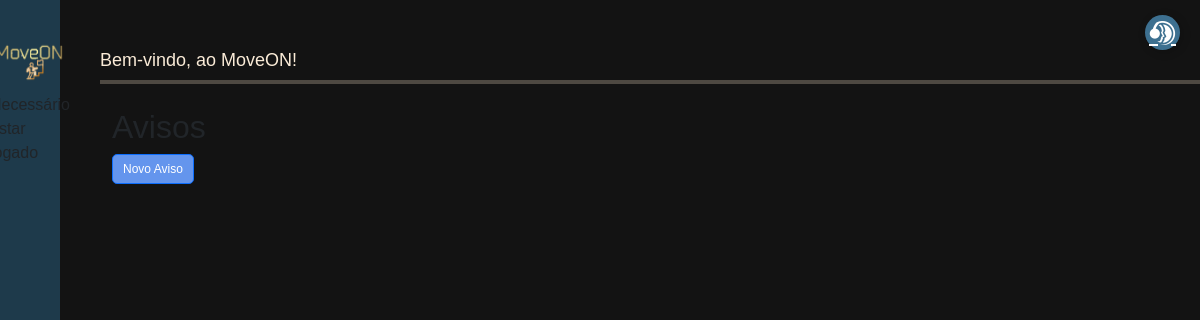
The page /notifications/list on the database as committed earlier.
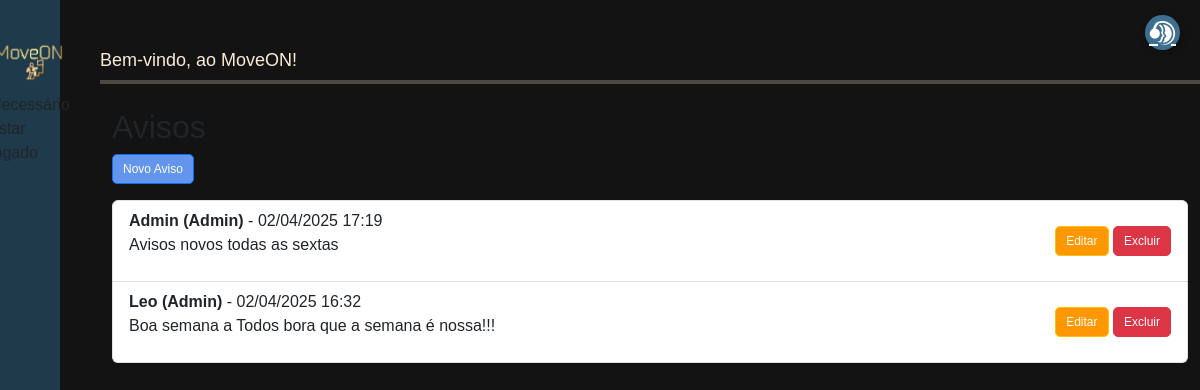
The same page on the database as committed later.
### notification/models.py (models this page shows, shortened)
class Notifications(models.Model):
    resume = models.TextField('Aviso')
    redator = models.ForeignKey(settings.AUTH_USER_MODEL, on_delete=models.CASCADE, null=True, blank=True)
    recipients = models.ManyToManyField(settings.AUTH_USER_MODEL, related_name="notification_recipients", blank=True)
    created_at = models.DateTimeField(auto_now_add=True)
    class Meta:
        verbose_name = "Notificação"
        verbose_name_plural = "Notificações"
        ordering = ["-created_at"]  # Ordena da mais recente para a mais antiga
        db_table = 'notifications'

### move_on/models.py (models this page shows)
class User(AbstractUser):
    client = models.ForeignKey(Profile, on_delete=models.CASCADE, related_name="users", null=True, blank=True, db_column='client')
    role = models.ForeignKey(Role, on_delete=models.SET_NULL, null=True, blank=True, db_column='role')
    groups = models.ManyToManyField(
        'auth.Group',
        related_name='move_on_users',
        blank=True
    )
    user_permissions = models.ManyToManyField(
        'auth.Permission',
        related_name='move_on_users',
        blank=True
    )
    class Meta:
        db_table = "users"
    def __str__(self):
        return f"{self.username} ({self.role})" if self.role else self.username

class Role(models.Model):
    name = models.CharField("Nome do Papel", max_length=50, unique=True)
    description = models.TextField("Descrição", blank=True, null=True)
    class Meta:
        db_table = "roles"
    def __str__(self):
        return self.name

### notification/views.py (the view)
# urls.py: path('list', NotificationListView.as_view(), name='notification_list'),
class NotificationListView(ListView):
    model = Notifications
    template_name = 'notifications/notification_list.html'
    context_object_name = 'notifications'
    ordering = ['-created_at']

### notification/templates/notifications/notification_list.html (shortened to what this page needs)
{% extends "Menu/menu.html" %}
{% block content %}
<div class="container">
    <h2 class="mt-4">Avisos</h2>
    <a href="{% url 'notification_form' %}" class="btn btn-primary mb-3" style="background-color: cornflowerblue;">Novo Aviso</a>
    <ul class="list-group">
        {% for notification in notifications %}
            <li class="list-group-item d-flex justify-content-between align-items-center">
                <div>
                    <strong>{{ notification.redator }}</strong> - {{ notification.created_at|date:"d/m/Y H:i" }}
                    <p>{{ notification.resume }}</p>
                </div>
                <div>
                    <a href="{% url 'notification_edit' notification.pk %}" class="btn btn-warning btn-sm">Editar</a>
                    <a href="{% url 'notification_delete' notification.pk %}" class="btn btn-danger btn-sm">Excluir</a>
                </div>
            </li>
        {% endfor %}
    </ul>
</div>
{% endblock %}

Rows that differ between the two databases and show on the page:
added Notifications: redator "Admin (Admin)", created_at "02/04/2025 17:19", resume "Avisos novos todas as sextas"
added Notifications: redator "Leo (Admin)", created_at "02/04/2025 16:32", resume "Boa semana a Todos bora que a semana é nossa!!!"
